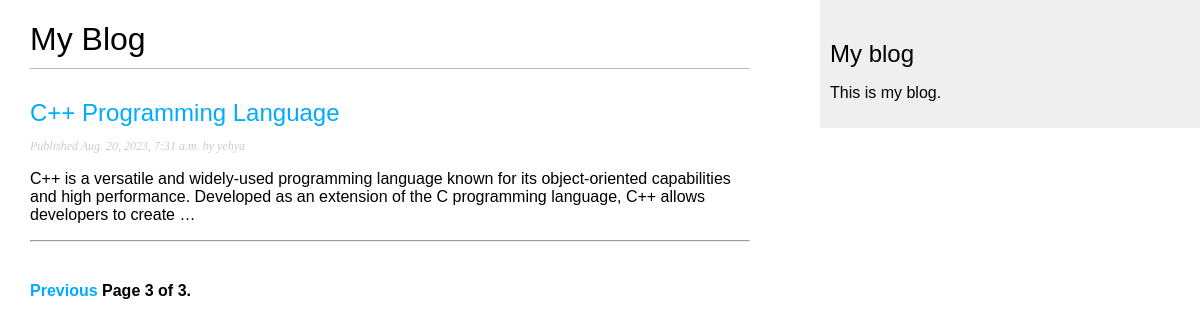
Page /blog/?page=3 on the committed database.
### blog/models.py (models this page shows, shortened)
class Post(models.Model):
    class Status(models.TextChoices):
        DRAFT = 'DF', 'Draft'
        PUBLISHED = 'PB', 'Published'
    title = models.CharField(max_length=250)
    slug = models.SlugField(max_length=250 , unique_for_date = "publish")
    author = models.ForeignKey(User, on_delete=models.CASCADE, related_name='blog_posts')
    body = models.TextField()
    publish = models.DateTimeField(default=timezone.now)
    created = models.DateTimeField(auto_now_add=True)
    updated = models.DateTimeField(auto_now=True)
    status = models.CharField(max_length=2, choices=Status.choices, default=Status.DRAFT)
    class Meta:
        ordering = ['-publish']
        indexes = [
            models.Index(fields=['-publish']),
        ]
    def get_absolute_url(self):
        return reverse("blog:post_detail", args=[
            self.publish.year,
            self.publish.month,
            self.publish.day,
            self.slug
        ])

### blog/views.py (the view)
# urls.py: path('', views.post_list, name='post_list'),
def post_list(request):
    post_list = Post.objects.all()
    paginator = Paginator(post_list, 3)
    page_number = request.GET.get('page', 1)
    try:
        posts = paginator.page(page_number)
    except PageNotAnInteger:
        posts = paginator.page(1)
    except EmptyPage:
        posts = paginator.page(paginator.num_pages)
    return render(request, 'blog/post/list.html', {'posts': posts})

### blog/templates/blog/post/list.html (shortened to what this page needs)
{% extends "blog/base.html" %}
{% block content %}
    <h1>My Blog</h1>
    {% for post in posts %}
        <h2>
            <a href="{{ post.get_absolute_url }}">
                {{ post.title }}
            </a>
        </h2>
        <p class="date">
            Published {{ post.publish }} by {{ post.author }}
        </p>
        {{ post.body|truncatewords:30|linebreaks }}
        <hr />
    {% endfor %}
    {% include "pagination.html" with page=posts %}
{% endblock %}

### blog/static/css/blog.css (style rules this page uses)
body { margin:0; padding:0; font-family:helvetica, sans-serif; }
a { color:#00abff; text-decoration:none; }
h1 { font-weight:normal; border-bottom:1px solid #bbb; padding:0 0 10px 0; }
h2 { font-weight:normal; margin:30px 0 0; }
p.date { color:#ccc; font-family: georgia, serif; font-size: 12px; font-style: italic; }

### rows in the picture
Post: title "C++ Programming Language", publish "Aug. 20, 2023, 7:31 a.m.", author "yehya", body "C++ is a versatile and widely-used programming language known for its object-oriented capabilities and high performance. Developed as an extension of the C programming language, C++ allows developers to create …"

### other values in the picture
{{ page.number }} "3"
{{ page.paginator.num_pages }} "3"
